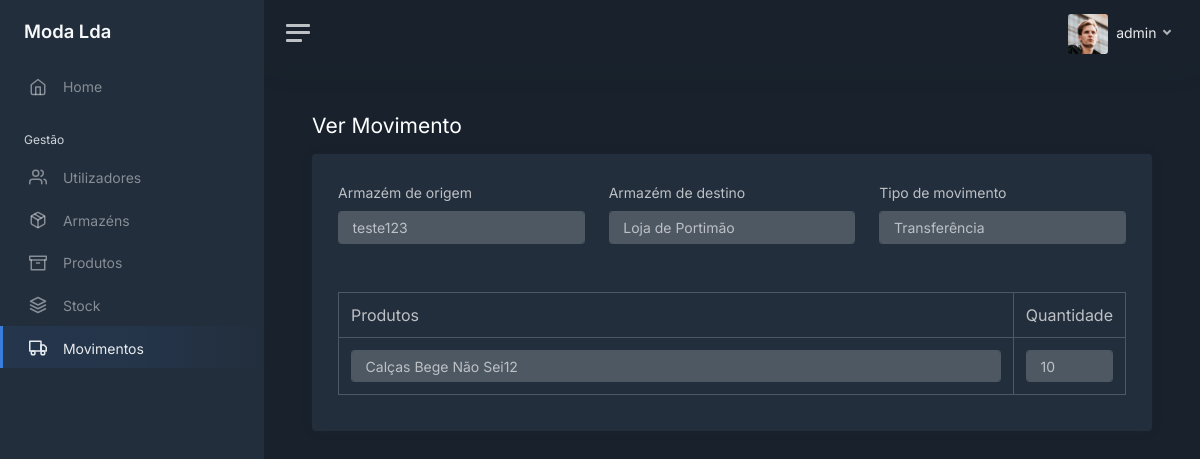
Screenshot of /movements/1 (signed in) with the database file from the repository.
### modules/login/models.py (models this page shows, shortened)
class User(UserMixin, db.Model):
    __tablename__ = 'users'
    __table_args__ = {'extend_existing': True}
    id = db.Column(db.Integer, primary_key=True)
    username = db.Column(db.String(), unique=True)
    password = db.Column(db.String())
    role = db.Column(db.String())
    last_login = db.Column(db.DateTime, server_default=db.func.now())
    active = db.Column(db.Boolean, unique=False, default=True)

### modules/main/models.py (models this page shows, shortened)
class Movements(db.Model):
    __tablename__ = 'movements'
    __table_args__ = {'extend_existing': True}
    id = db.Column(db.Integer, primary_key=True)
    user_id = db.Column(db.Integer, ForeignKey(User.id))
    from_warehouse_id = db.Column(db.Integer, ForeignKey(Warehouse.id)) #FromWarehouse
    to_warehouse_id = db.Column(db.Integer, ForeignKey(Warehouse.id)) #ToWarehouse
    typ = db.Column(db.String())
    date = db.Column(db.DateTime, default=db.func.now())
    from_warehouse = relationship('Warehouse', foreign_keys='Movements.from_warehouse_id')
    to_warehouse = relationship('Warehouse', foreign_keys='Movements.to_warehouse_id')
    user = relationship('User', foreign_keys='Movements.user_id')

class Warehouse(db.Model):
    __tablename__ = 'warehouses'
    __table_args__ = {'extend_existing': True}
    id = db.Column(db.Integer, primary_key=True)
    name = db.Column(db.String(), unique=True)
    address = db.Column(db.String())
    phone = db.Column(db.String())
    active = db.Column(db.Boolean, unique=False, default=True)

class Product_Movements(db.Model):
    __tablename__ = 'product_movements'
    __table_args__ = {'extend_existing': True}
    movement_id = db.Column(db.Integer, ForeignKey(Movements.id), primary_key=True)
    product_id = db.Column(db.Integer, ForeignKey(Product.id), primary_key=True)
    quantity = db.Column(db.Integer)
    product = relationship('Product', foreign_keys='Product_Movements.product_id')
    movement = relationship('Movements', foreign_keys='Product_Movements.movement_id')

class Product(db.Model):
    __tablename__ = 'products'
    __table_args__ = {'extend_existing': True}
    id = db.Column(db.Integer, primary_key=True)
    name = db.Column(db.String(), unique=True)
    category = db.Column(db.String())
    color = db.Column(db.String())
    brand = db.Column(db.String())
    min_stock = db.Column(db.Integer())
    max_stock = db.Column(db.Integer())
    last_buy_price = db.Column(db.Float())
    avg_buy_price = db.Column(db.Float())
    sell_price = db.Column(db.Float())
    desc = db.Column(db.String())
    active = db.Column(db.Boolean, unique=False, default=True)

### modules/main/views.py (the view)
@bp.route('/movements/<int:movement_id>')
@login_required
def view_movements_get(movement_id):
    warehouses = Warehouse.query.all()
    movement = Movements.query.filter_by(id=movement_id).first_or_404()
    products_movement = Product_Movements.query.filter_by(movement_id=movement_id).all()
    return render_template("movements/movements_view.html", user=current_user, tab="movements",
                           warehouses=warehouses, movement=movement, products_movement=products_movement)

### modules/login/models.py (called while the page is built)
@login_manager.user_loader
def load_user(user_id):
    return User.query.get(int(user_id))

### modules/main/templates/movements/movements_view.html (shortened to what this page needs)
<html lang="en">
<head>
   <link href="/static/css/dashboard.css" rel="stylesheet">
    <link href="https://cdn.datatables.net/1.13.7/css/jquery.dataTables.min.css" rel="stylesheet">
</head>
{% extends 'sidebar.html' %}
{% block content %}
    <div class="row">
        <h1 class="h3 mb-3">Ver Movimento</h1>
    </div>
    <div class="card">
        <div class="card-body">
            <div class="container-fluid">
                <div class="row mt-2">
                    <div class="col-12 col-md-4">
                        <label for="from_warehouse" class="form-label">Armazém de origem</label>
                        <select class="form-control warehouses" disabled="disabled" id="from_warehouse" name="from_warehouse" onchange="getProductsAvailable(); selectWarehouses()">
                            {% for warehouse in warehouses %}
                                <option value="{{ warehouse.id }}" {% if warehouse.id == movement.from_warehouse_id %}selected{% endif %}>{{ warehouse.name }}</option>
                            {% endfor %}
                        </select>
                    </div>
                    <div class="col-12 col-md-4">
                        <label for="to_warehouse" class="form-label">Armazém de destino</label>
                        <select class="form-control warehouses" disabled="disabled" name="to_warehouse" id="to_warehouse" onchange="selectWarehouses()">
                            {% for warehouse in warehouses %}
                                <option value="{{ warehouse.id }}" {% if warehouse.id == movement.to_warehouse_id %}selected{% endif %}>{{ warehouse.name }}</option>
                            {% endfor %}
                        </select>
                    </div>
                    <div class="col-12 col-md-4">
                        <label for="type" class="form-label">Tipo de movimento</label>
                        <select class="form-control" disabled="disabled" id="type" name="type">
                            <option value="transfer" {% if movement.typ == "transfer" %}selected{% endif %}>Transferência</option>
                        </select>
                    </div>
                </div>
                <div class="mt-5">
                    <table class="table table-bordered clearfix" id="products_table">
                        <thead>
                            <td style="width: 90%">Produtos</td>
                            <td>Quantidade</td>
                        </thead>
                        <tbody>
                            {% for product in products_movement %}
                                <tr>
                                    <td>
                                        <select class="form-control select_products" disabled="disabled" name="produtos[]" onchange="productSelectListener(event)">
                                            <option disabled="disabled" selected>{{ product.product.name }}</option>
                                        </select>
                                    </td>
                                    <td>
                                        <input class="form-control" disabled="disabled" name="quantidade[]" type="number" value="{{ product.quantity }}" min="0">
                                    </td>
                                </tr>
                            {% endfor %}
                        </tbody>
                    </table>
                </div>
            </div>
        </div>
    </div>
{% endblock %}

### modules/main/templates/sidebar.html (shortened to what this page needs)
<body data-theme="dark">
<div class="wrapper">
    <nav id="sidebar" class="sidebar js-sidebar">
        <div class="sidebar-content js-simplebar">
            <a class="sidebar-brand" href="/home">
                <span class="align-middle">Moda Lda</span>
            </a>
            <ul class="sidebar-nav">
                <li class="sidebar-item {% if tab == 'home' %}active{% endif %}">
                    <a class="sidebar-link" href="/home">
                        <i class="align-middle" data-feather="home"></i> <span class="align-middle">Home</span>
                    </a>
                </li>
                <li class="sidebar-header">
                    Gestão
                </li>
                {% if user.role == 'admin' or user.role == 'gerente' %}
                <li class="sidebar-item {% if tab == 'users' %}active{% endif %}">
                    <a class="sidebar-link" href="/users">
                        <i class="align-middle" data-feather="users"></i> <span class="align-middle">Utilizadores</span>
                    </a>
                </li>
                {% endif %}
                {% if user.role == 'admin' or user.role == 'gerente' %}
                <li class="sidebar-item {% if tab == 'warehouses' %}active{% endif %}">
                    <a class="sidebar-link" href="/warehouses">
                        <i class="align-middle" data-feather="package"></i> <span class="align-middle">Armazéns</span>
                    </a>
                </li>
                {% endif %}
                <li class="sidebar-item {% if tab == 'products' %}active{% endif %}">
                    <a class="sidebar-link" href="/products">
                        <i class="align-middle" data-feather="archive"></i> <span class="align-middle">Produtos</span>
                    </a>
                </li>
                <li class="sidebar-item {% if tab == 'stock' %}active{% endif %}">
                    <a class="sidebar-link" href="/stock">
                        <i class="align-middle" data-feather="layers"></i> <span class="align-middle">Stock</span>
                    </a>
                </li>
                <li class="sidebar-item {% if tab == 'movements' %}active{% endif %}">
                    <a class="sidebar-link" href="/movements">
                        <i class="align-middle" data-feather="truck"></i> <span class="align-middle">Movimentos</span>
                    </a>
                </li>
            </ul>
        </div>
    </nav>
    <div class="main">
        <nav class="navbar navbar-expand navbar-light navbar-bg">
            <a class="sidebar-toggle js-sidebar-toggle">
                <i class="hamburger align-self-center"></i>
            </a>
            <div class="navbar-collapse collapse">
                <ul class="navbar-nav navbar-align">
                    <li class="nav-item dropdown">
                        <a class="nav-link dropdown-toggle d-none d-sm-inline-block" href="#" data-bs-toggle="dropdown">
                            <img src="/static/img/avatars/avatar.jpg" class="avatar img-fluid rounded me-1"
                                 alt="{{ user.username }}"/> <span class="text-dark"> {{ user.username }} </span>
                        </a>
                    </li>
                </ul>
            </div>
        </nav>
        <main class="content">
            <div class="container-fluid p-0">
                {% block content %}
                {% endblock %}
            </div>
        </main>
    </div>
</div>
</body>
</html>

### rows the page displays
User: username "admin"
Movements: from_warehouse "teste123", to_warehouse "Loja de Portimão", type "Transferência"
Product_Movements: name "Calças Bege Não Sei12", quantity "10"
